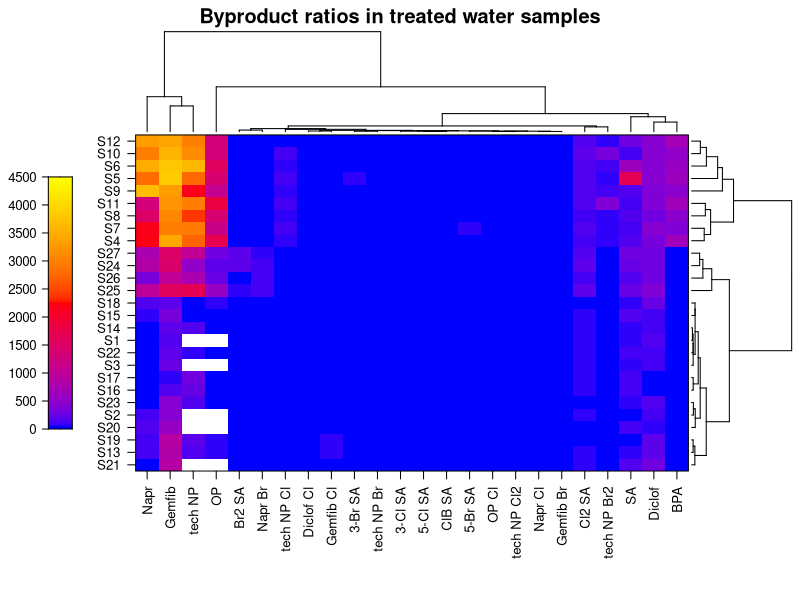
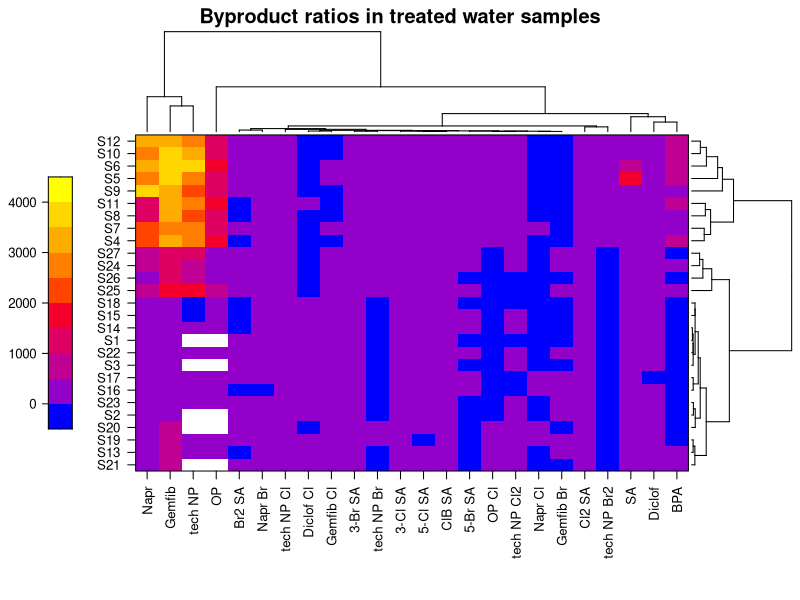
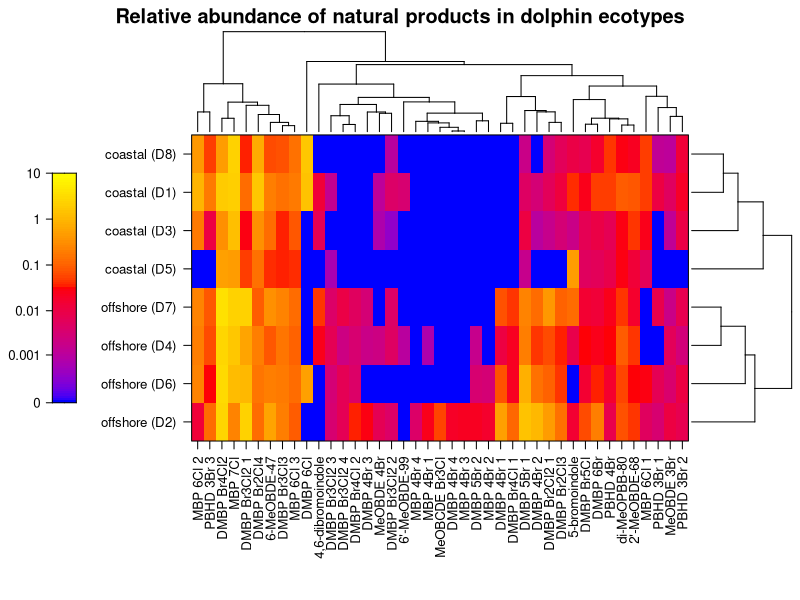

Here is the R script that generated these plots, in order:
## ---- chunk 1
library(lattice)
library(latticeExtra)
## ---- chunk 2
# Read data
x <- read.csv("Example 1 Data.csv", stringsAsFactors = FALSE)

# Set up matrix by moving sample codes from first column to row names
sampleCodes <- x[, 1] # Grab sample codes
heatmapMatrix <- data.matrix(x[, -1]) # Remove first column
rownames(heatmapMatrix) <- sampleCodes # Assign as row names

# Clustering
# heatmapMatrix <- t(heatmapMatrix) # To flip the figure, if needed
rowDendrogram <- as.dendrogram(hclust(dist(heatmapMatrix)))
rowOrder <- order.dendrogram(rowDendrogram)
columnDendrogram <- as.dendrogram(hclust(dist(t(heatmapMatrix))))
columnOrder <- order.dendrogram(columnDendrogram)

# Plot
lattice.options(axis.padding=list(factor = 0.5)) # Sets padding between heatmap and box

p1 <- levelplot(heatmapMatrix[rowOrder, columnOrder],
                aspect = "fill", 
                scales = list(x = list(rot = 90), tck = c(1,0)),
                # Specify key color ramp
                colorkey = list(space = "left", 
                                col = colorRampPalette(c("blue", "red", "yellow"), 
                                                       space = "Lab")(100),
                                height = 0.75),
                # Specify plot color ramp (same as key)
                col.regions = colorRampPalette(c("blue", "red", "yellow"), 
                                               space = "Lab")(100),
                xlab = NULL, ylab = NULL, pretty = TRUE, 
                main = "Byproduct ratios in treated water samples",
                # Set range and number of breakpoints in intensity data,
                # length.out should match the number of number of colors
                # specified for the ke and plot.
                at = seq(0, 4500, length.out = 100),
                # Set dendogram position
                par.settings = list(layout.widths = list(axis.key.padding = -1.5),
                                    layout.heights = list(key.axis.padding = -1.5)),
                # Draw dendograms
                legend =
                  list(right = list(fun = dendrogramGrob,
                                    args = list(x = columnDendrogram, 
                                                side = "right", 
                                                size = 5)),                      
                       top = list(fun = dendrogramGrob,
                                  args = list(x = rowDendrogram, 
                                              side = "top", 
                                              size = 5)))
)

print(p1)
## ---- chunk 3
p2 <- levelplot(heatmapMatrix[rowOrder, columnOrder],
          aspect = "fill", scales = list(x = list(rot = 90), tck = c(1,0)),
          colorkey = list(space = "left", 
                          col = colorRampPalette(c("blue", "red", "yellow"), 
                                                 space = "Lab")(10),
                          height = 0.75),
          col.regions = colorRampPalette(c("blue", "red", "yellow"), 
                                         space = "Lab")(10),
          xlab = NULL, ylab = NULL, cuts = 10, pretty = TRUE,
          main = "Byproduct ratios in treated water samples",
          par.settings = list(layout.widths = list(axis.key.padding = -1.5),
                              layout.heights = list(key.axis.padding = -1.5)),
          legend =
            list(right = list(fun = dendrogramGrob,
                              args = list(x = columnDendrogram, 
                                          side = "right", 
                                          size = 5)),                      
                 top = list(fun = dendrogramGrob,
                            args = list(x = rowDendrogram, 
                                        side = "top", 
                                        size = 5)))
)

print(p2)
## ---- chunk 4
# Read data
x <- read.csv("Example 2 Data.csv", stringsAsFactors = FALSE, na.strings = c("", "NA"))

# Subset data and prepate sample names
x <- x[x$Category1 == "natural", ]
x$SampleCode <- paste(x$Ecotype, " (", substr(x$Sample, (nchar(x$Sample) - 2) + 1, nchar(x$Sample)), ")", sep = "")
heatmapData <- x[, c("SampleCode", "Compound", "RelativeArea")]

# Convert to log scale
heatmapData$RelativeArea <- log10(heatmapData$RelativeArea + 0.0001) 

# Convert to wide format
heatmapData <- reshape(heatmapData,
                       v.names = "RelativeArea",
                       idvar = "SampleCode",
                       timevar = "Compound",
                       direction = "wide")

heatmapMatrix <- data.matrix(heatmapData[, -1]) # Remove first column

# Convert non-detects
heatmapMatrix[is.na(heatmapMatrix)] <- -4

# Prepare row and column names
rownames(heatmapMatrix) <- heatmapData$SampleCode
colnames(heatmapMatrix) <- sapply(strsplit(colnames(heatmapMatrix), split = ".", fixed = TRUE), "[[", j = 2)

# Clustering
heatmapMatrix <- t(heatmapMatrix)
rowDendrogram <- as.dendrogram(hclust(dist(heatmapMatrix)))
rowOrder <- order.dendrogram(rowDendrogram)
columnDendrogram <- as.dendrogram(hclust(dist(t(heatmapMatrix))))
columnOrder <- order.dendrogram(columnDendrogram)

lattice.options(axis.padding=list(factor = 0.5))

p3 <- levelplot(heatmapMatrix[rowOrder, columnOrder],
          aspect = "fill", 
          scales = list(x = list(rot = 90), tck = c(1,0)),
          # scales = list(x = list(draw = FALSE)), # To remove axis if needed
          colorkey = list(space = "left",
                          col = colorRampPalette(c("blue", "red", "yellow"), 
                                                 space = "Lab")(100),
                          height = 0.75,
                          labels = list(at = c(log10(0+0.0001),
                                               log10(0.001+0.0001),
                                               log10(0.01+0.0001),
                                               log10(0.1+0.0001),
                                               log10(1+0.0001),
                                               log10(10+0.0001)),
                                        labels = c(0, 0.001, 0.01, 0.1, 1, 10)
                          )
          ),
          col.regions = colorRampPalette(c("blue", "red", "yellow"), space = "Lab")(100),
          xlab = NULL, ylab = NULL, 
          main = "Relative abundance of natural products in dolphin ecotypes",
          at = seq(log10(0.0001), log10(10 + 0.0001), length.out = 100),
          par.settings = list(layout.widths = list(axis.key.padding = -1.5),
                              layout.heights = list(key.axis.padding = -1.5)),
          legend =
            list(right = list(fun = dendrogramGrob,
                              args = list(x = columnDendrogram, side = "right", size = 5)),
                 top = list(fun = dendrogramGrob,
                            args = list(x = rowDendrogram, side = "top", size = 5)))
)

print(p3)
## ---- chunk 5
# Extract code
# library(knitr)
# purl("HeatMaps.Rmd") 
